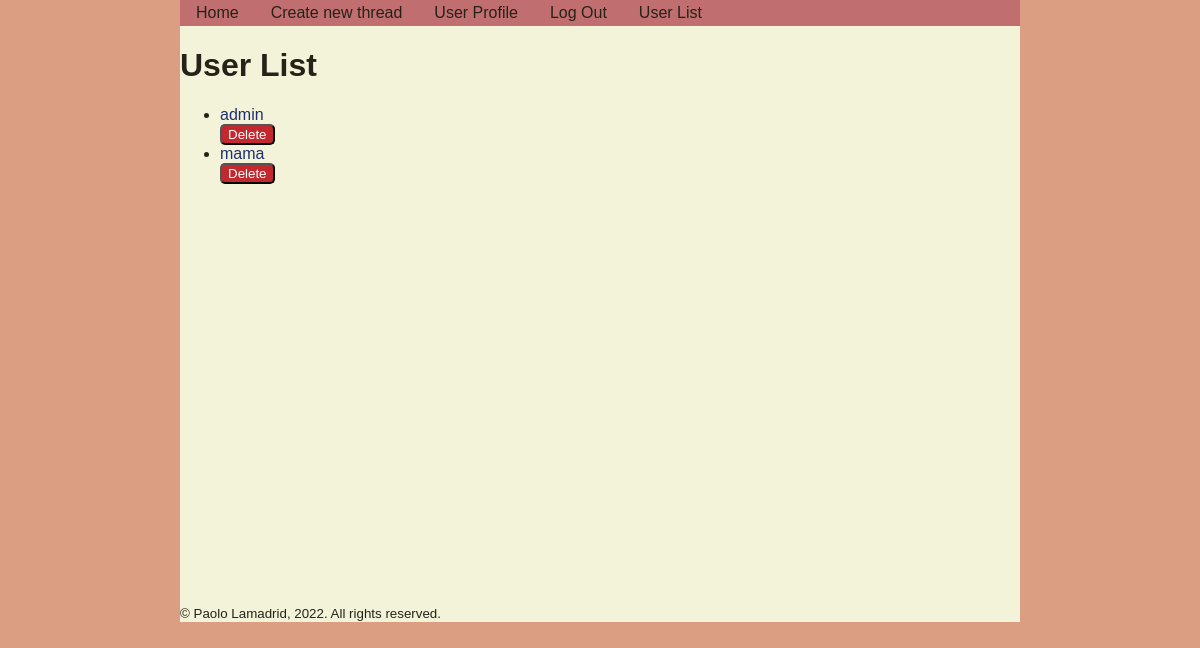
The page /user_list (signed in) on the database as committed earlier.
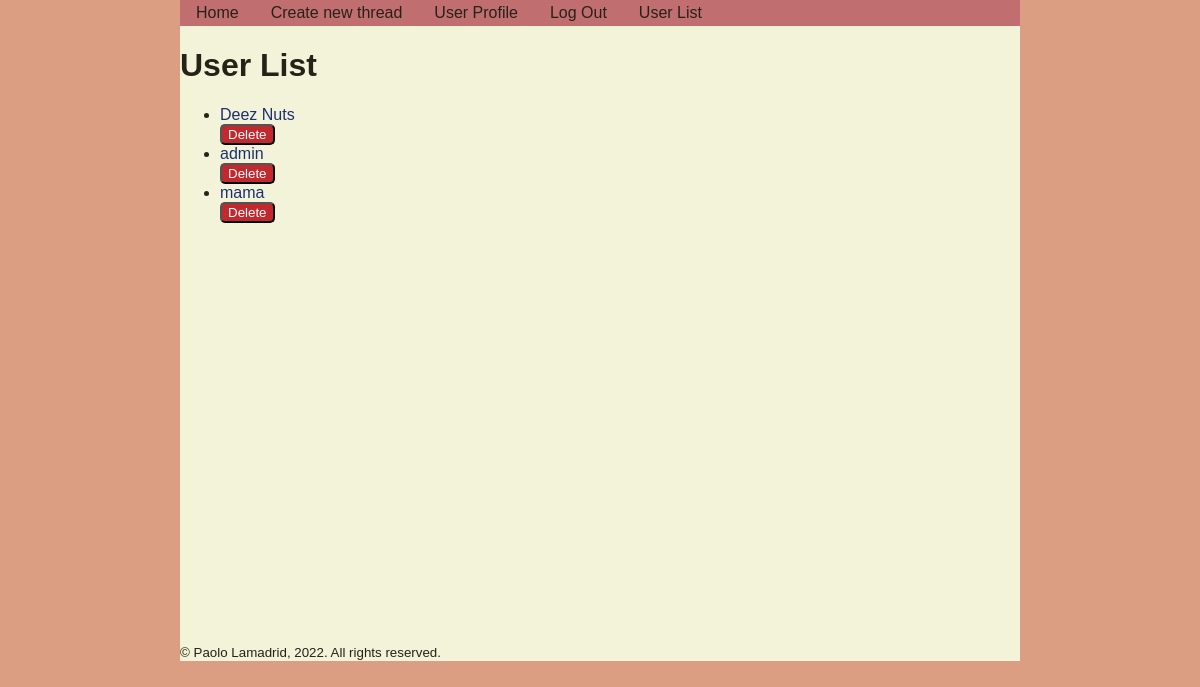
The same page on the database as committed later.
### tables this page shows
CREATE TABLE users
(
    username TEXT PRIMARY KEY,
    password_hash TEXT NOT NULL,
    is_admin INTEGER FALSE
);

### app.py (the view)
@app.route("/user_list", methods=["GET", "POST"])
@admin_required
def user_list():
    db = get_db()
    user_list = db.execute("""
        SELECT username from users;
    """).fetchall()
    return render_template("user_list.html", user_list=user_list)

### app.py (called while the page is built)
@app.before_request
def load_logged_in_user():
    g.user = session.get("username", None)
    g.is_admin = session.get("is_admin", False)

def admin_required(view):
    @wraps(view)
    def decorated_function(**kwargs):
        if g.user is None or g.is_admin is False:
            return "you're being naughty, stop"
        return view(**kwargs)
    return decorated_function

### database.py (called while the page is built)
def get_db():
    if "db" not in g:
        g.db = sqlite3.connect(DATABASE,
            detect_types=sqlite3.PARSE_DECLTYPES
        )
        g.db.row_factory = sqlite3.Row
    return g.db

### templates/user_list.html (shortened to what this page needs)
{% extends 'base.html' %}
{% block main_content %}
<h1>User List</h1>
<ul>
{% for user in user_list %}
    {% set username = user["username"] %}
    <li>
        <a href="{{ url_for('user_profile', username=username) }}">{{ username }}</a>
        <form action="{{ url_for('delete_user') }}" method="POST" novalidate>
            <input type="submit" value="Delete" class="delete_button" />
        </form>
    </li>
{% endfor %}
</ul>
{% endblock %}

Rows that differ between the two databases and show on the page:
added users: username "Deez Nuts"
